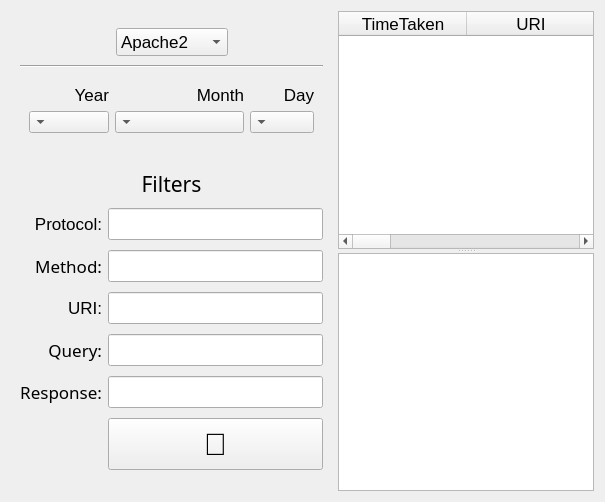
          <widget class="QWidget" name="Speed">
           <attribute name="icon">
            <iconset resource="resources/resources.qrc">
             <normaloff>:/icons/icons/speed_off.png</normaloff>
             <normalon>:/icons/icons/speed_on.png</normalon>:/icons/icons/speed_off.png</iconset>
           </attribute>
           <attribute name="title">
            <string notr="true"/>
           </attribute>
           <attribute name="toolTip">
            <string>View the Time Taken to serve the content for a specific request</string>
           </attribute>
           <layout class="QGridLayout" name="gridLayout_19">
            <item row="0" column="0">
             <widget class="QFrame" name="frame_10">
              <property name="sizePolicy">
               <sizepolicy hsizetype="Fixed" vsizetype="Fixed">
                <horstretch>0</horstretch>
                <verstretch>0</verstretch>
               </sizepolicy>
              </property>
              <property name="minimumSize">
               <size>
                <width>321</width>
                <height>0</height>
               </size>
              </property>
              <property name="maximumSize">
               <size>
                <width>0</width>
                <height>140</height>
               </size>
              </property>
              <layout class="QGridLayout" name="gridLayout_15">
               <item row="1" column="2">
                <spacer name="horizontalSpacer_12">
                 <property name="orientation">
                  <enum>Qt::Horizontal</enum>
                 </property>
                 <property name="sizeHint" stdset="0">
                  <size>
                   <width>40</width>
                   <height>20</height>
                  </size>
                 </property>
                </spacer>
               </item>
               <item row="1" column="1">
                <widget class="QComboBox" name="box_StatsSpeed_WebServer">
                 <property name="minimumSize">
                  <size>
                   <width>112</width>
                   <height>0</height>
                  </size>
                 </property>
                 <property name="maximumSize">
                  <size>
                   <width>112</width>
                   <height>32</height>
                  </size>
                 </property>
                 <property name="font">
                  <font>
                   <pointsize>13</pointsize>
                  </font>
                 </property>
                 <property name="toolTip">
                  <string>Select a Web Server</string>
                 </property>
                 <property name="sizeAdjustPolicy">
                  <enum>QComboBox::AdjustToContents</enum>
                 </property>
                 <item>
                  <property name="text">
                   <string notr="true">Apache2</string>
                  </property>
                 </item>
                 <item>
                  <property name="text">
                   <string notr="true">Nginx</string>
                  </property>
                 </item>
                 <item>
                  <property name="text">
                   <string notr="true">IIS</string>
                  </property>
                 </item>
                </widget>
               </item>
               <item row="2" column="0" colspan="3">
                <widget class="Line" name="line_4">
                 <property name="minimumSize">
                  <size>
                   <width>0</width>
                   <height>8</height>
                  </size>
                 </property>
                 <property name="orientation">
                  <enum>Qt::Horizontal</enum>
                 </property>
                </widget>
               </item>
               <item row="0" column="0" colspan="3">
                <spacer name="verticalSpacer_5">
                 <property name="orientation">
                  <enum>Qt::Vertical</enum>
                 </property>
                 <property name="sizeType">
                  <enum>QSizePolicy::Fixed</enum>
                 </property>
                 <property name="sizeHint" stdset="0">
                  <size>
                   <width>298</width>
                   <height>8</height>
                  </size>
                 </property>
                </spacer>
               </item>
               <item row="1" column="0">
                <spacer name="horizontalSpacer_11">
                 <property name="orientation">
                  <enum>Qt::Horizontal</enum>
                 </property>
                 <property name="sizeHint" stdset="0">
                  <size>
                   <width>40</width>
                   <height>20</height>
                  </size>
                 </property>
                </spacer>
               </item>
               <item row="3" column="0" colspan="3">
                <widget class="QFrame" name="frame_12">
                 <layout class="QGridLayout" name="gridLayout_16">
                  <item row="2" column="2">
                   <widget class="QComboBox" name="box_StatsSpeed_Day">
                    <property name="maximumSize">
                     <size>
                      <width>64</width>
                      <height>32</height>
                     </size>
                    </property>
                    <property name="font">
                     <font>
                      <pointsize>13</pointsize>
                     </font>
                    </property>
                    <property name="layoutDirection">
                     <enum>Qt::RightToLeft</enum>
                    </property>
                   </widget>
                  </item>
                  <item row="2" column="0">
                   <widget class="QComboBox" name="box_StatsSpeed_Year">
                    <property name="maximumSize">
                     <size>
                      <width>80</width>
                      <height>32</height>
                     </size>
                    </property>
                    <property name="font">
                     <font>
                      <pointsize>13</pointsize>
                     </font>
                    </property>
                    <property name="layoutDirection">
                     <enum>Qt::RightToLeft</enum>
                    </property>
                   </widget>
                  </item>
                  <item row="2" column="1">
                   <widget class="QComboBox" name="box_StatsSpeed_Month">
                    <property name="maximumSize">
                     <size>
                      <width>16777215</width>
                      <height>32</height>
                     </size>
                    </property>
                    <property name="font">
                     <font>
                      <pointsize>13</pointsize>
                     </font>
                    </property>
                    <property name="layoutDirection">
                     <enum>Qt::RightToLeft</enum>
                    </property>
                   </widget>
                  </item>
                  <item row="1" column="0">
                   <widget class="QLabel" name="label_StatsSpeed_Year">
                    <property name="font">
                     <font>
                      <pointsize>13</pointsize>
                     </font>
                    </property>
                    <property name="text">
                     <string>Year</string>
                    </property>
                    <property name="alignment">
                     <set>Qt::AlignRight|Qt::AlignTrailing|Qt::AlignVCenter</set>
                    </property>
                   </widget>
                  </item>
                  <item row="1" column="1">
                   <widget class="QLabel" name="label_StatsSpeed_Month">
                    <property name="font">
                     <font>
                      <pointsize>13</pointsize>
                     </font>
                    </property>
                    <property name="text">
                     <string>Month</string>
                    </property>
                    <property name="alignment">
                     <set>Qt::AlignRight|Qt::AlignTrailing|Qt::AlignVCenter</set>
                    </property>
                   </widget>
                  </item>
                  <item row="1" column="2">
                   <widget class="QLabel" name="label_StatsSpeed_Day">
                    <property name="font">
                     <font>
                      <pointsize>13</pointsize>
                     </font>
                    </property>
                    <property name="text">
                     <string>Day</string>
                    </property>
                    <property name="alignment">
                     <set>Qt::AlignRight|Qt::AlignTrailing|Qt::AlignVCenter</set>
                    </property>
                   </widget>
                  </item>
                 </layout>
                </widget>
               </item>
              </layout>
             </widget>
            </item>
            <item row="0" column="1" rowspan="3">
             <widget class="QSplitter" name="splitter">
              <property name="orientation">
               <enum>Qt::Vertical</enum>
              </property>
              <widget class="QTableWidget" name="table_StatsSpeed_Fields">
               <property name="font">
                <font>
                 <pointsize>13</pointsize>
                </font>
               </property>
               <property name="editTriggers">
                <set>QAbstractItemView::NoEditTriggers</set>
               </property>
               <property name="showDropIndicator" stdset="0">
                <bool>false</bool>
               </property>
               <property name="dragDropOverwriteMode">
                <bool>false</bool>
               </property>
               <property name="sortingEnabled">
                <bool>true</bool>
               </property>
               <attribute name="horizontalHeaderMinimumSectionSize">
                <number>64</number>
               </attribute>
               <attribute name="horizontalHeaderDefaultSectionSize">
                <number>128</number>
               </attribute>
               <column>
                <property name="text">
                 <string>TimeTaken</string>
                </property>
                <property name="toolTip">
                 <string>Time taken by the server to serve the content, in milliseconds </string>
                </property>
               </column>
               <column>
                <property name="text">
                 <string>URI</string>
                </property>
                <property name="toolTip">
                 <string>Query carried along with the requested URI</string>
                </property>
               </column>
               <column>
                <property name="text">
                 <string>Query</string>
                </property>
                <property name="toolTip">
                 <string>Query carried along with the requested URI</string>
                </property>
               </column>
               <column>
                <property name="text">
                 <string>Method</string>
                </property>
                <property name="toolTip">
                 <string>Method of the request</string>
                </property>
               </column>
               <column>
                <property name="text">
                 <string>Protocol</string>
                </property>
                <property name="toolTip">
                 <string>Protocol of the request</string>
                </property>
               </column>
               <column>
                <property name="text">
                 <string>Response code</string>
                </property>
                <property name="toolTip">
                 <string>Response code from the server</string>
                </property>
               </column>
              </widget>
              <widget class="QChartView" name="chart_SatsSpeed"/>
             </widget>
            </item>
            <item row="1" column="0">
             <widget class="QFrame" name="frame_7">
              <property name="sizePolicy">
               <sizepolicy hsizetype="Fixed" vsizetype="Fixed">
                <horstretch>0</horstretch>
                <verstretch>0</verstretch>
               </sizepolicy>
              </property>
              <property name="minimumSize">
               <size>
                <width>0</width>
                <height>328</height>
               </size>
              </property>
              <property name="maximumSize">
               <size>
                <width>321</width>
                <height>16777215</height>
               </size>
              </property>
              <layout class="QGridLayout" name="gridLayout_20">
               <item row="4" column="1">
                <widget class="QLineEdit" name="inLine_StatsSpeed_Query">
                 <property name="maximumSize">
                  <size>
                   <width>16777215</width>
                   <height>32</height>
                  </size>
                 </property>
                 <property name="font">
                  <font>
                   <pointsize>13</pointsize>
                  </font>
                 </property>
                 <property name="toolTip">
                  <string>Filter out field values not starting with this string</string>
                 </property>
                 <property name="text">
                  <string/>
                 </property>
                </widget>
               </item>
               <item row="1" column="1">
                <widget class="QLineEdit" name="inLine_StatsSpeed_Protocol">
                 <property name="maximumSize">
                  <size>
                   <width>16777215</width>
                   <height>32</height>
                  </size>
                 </property>
                 <property name="font">
                  <font>
                   <pointsize>13</pointsize>
                  </font>
                 </property>
                 <property name="toolTip">
                  <string>Filter out field values not starting with this string</string>
                 </property>
                </widget>
               </item>
               <item row="1" column="0">
                <widget class="QLabel" name="label_StatsSpeed_Protocol">
                 <property name="font">
                  <font>
                   <pointsize>13</pointsize>
                  </font>
                 </property>
                 <property name="text">
                  <string>Protocol:</string>
                 </property>
                 <property name="alignment">
                  <set>Qt::AlignRight|Qt::AlignTrailing|Qt::AlignVCenter</set>
                 </property>
                </widget>
               </item>
               <item row="2" column="0">
                <widget class="QLabel" name="label_StatsSpeed_Method">
                 <property name="font">
                  <font>
                   <family>Noto Sans</family>
                   <pointsize>13</pointsize>
                  </font>
                 </property>
                 <property name="text">
                  <string>Method:</string>
                 </property>
                 <property name="alignment">
                  <set>Qt::AlignRight|Qt::AlignTrailing|Qt::AlignVCenter</set>
                 </property>
                </widget>
               </item>
               <item row="5" column="1">
                <widget class="QLineEdit" name="inLine_StatsSpeed_Response">
                 <property name="maximumSize">
                  <size>
                   <width>16777215</width>
                   <height>32</height>
                  </size>
                 </property>
                 <property name="font">
                  <font>
                   <pointsize>13</pointsize>
                  </font>
                 </property>
                 <property name="toolTip">
                  <string>Filter out field values not starting with this string</string>
                 </property>
                 <property name="text">
                  <string/>
                 </property>
                </widget>
               </item>
               <item row="3" column="1">
                <widget class="QLineEdit" name="inLine_StatsSpeed_Uri">
                 <property name="maximumSize">
                  <size>
                   <width>16777215</width>
                   <height>32</height>
                  </size>
                 </property>
                 <property name="font">
                  <font>
                   <pointsize>13</pointsize>
                  </font>
                 </property>
                 <property name="toolTip">
                  <string>Filter out field values not starting with this string</string>
                 </property>
                </widget>
               </item>
               <item row="5" column="0">
                <widget class="QLabel" name="label_StatsSpeed_Response">
                 <property name="font">
                  <font>
                   <family>Noto Sans</family>
                   <pointsize>13</pointsize>
                  </font>
                 </property>
                 <property name="text">
                  <string>Response:</string>
                 </property>
                 <property name="alignment">
                  <set>Qt::AlignRight|Qt::AlignTrailing|Qt::AlignVCenter</set>
                 </property>
                </widget>
               </item>
               <item row="4" column="0">
                <widget class="QLabel" name="label_StatsSpeed_Query">
                 <property name="font">
                  <font>
                   <family>Noto Sans</family>
                   <pointsize>13</pointsize>
                  </font>
                 </property>
                 <property name="text">
                  <string>Query:</string>
                 </property>
                 <property name="alignment">
                  <set>Qt::AlignRight|Qt::AlignTrailing|Qt::AlignVCenter</set>
                 </property>
                </widget>
               </item>
               <item row="2" column="1">
                <widget class="QLineEdit" name="inLine_StatsSpeed_Method">
                 <property name="maximumSize">
                  <size>
                   <width>16777215</width>
                   <height>32</height>
                  </size>
                 </property>
                 <property name="font">
                  <font>
                   <pointsize>13</pointsize>
                  </font>
                 </property>
                 <property name="toolTip">
                  <string>Filter out field values not starting with this string</string>
                 </property>
                 <property name="text">
                  <string/>
                 </property>
                </widget>
               </item>
               <item row="3" column="0">
                <widget class="QLabel" name="label_StatsSpeed_Uri">
                 <property name="font">
                  <font>
                   <pointsize>13</pointsize>
                  </font>
                 </property>
                 <property name="text">
                  <string>URI:</string>
                 </property>
                 <property name="alignment">
                  <set>Qt::AlignRight|Qt::AlignTrailing|Qt::AlignVCenter</set>
                 </property>
                </widget>
               </item>
               <item row="6" column="1">
                <widget class="QPushButton" name="button_StatsSpeed_Draw">
                 <property name="sizePolicy">
                  <sizepolicy hsizetype="Minimum" vsizetype="Expanding">
                   <horstretch>0</horstretch>
                   <verstretch>0</verstretch>
                  </sizepolicy>
                 </property>
                 <property name="minimumSize">
                  <size>
                   <width>0</width>
                   <height>32</height>
                  </size>
                 </property>
                 <property name="maximumSize">
                  <size>
                   <width>16777215</width>
                   <height>52</height>
                  </size>
                 </property>
                 <property name="font">
                  <font>
                   <pointsize>23</pointsize>
                  </font>
                 </property>
                 <property name="text">
                  <string></string>
                 </property>
                </widget>
               </item>
               <item row="0" column="0" colspan="2">
                <widget class="QLabel" name="label_StatsSpeed_Filters">
                 <property name="maximumSize">
                  <size>
                   <width>16777215</width>
                   <height>28</height>
                  </size>
                 </property>
                 <property name="font">
                  <font>
                   <family>Noto Sans</family>
                   <pointsize>16</pointsize>
                  </font>
                 </property>
                 <property name="text">
                  <string>Filters</string>
                 </property>
                 <property name="alignment">
                  <set>Qt::AlignCenter</set>
                 </property>
                </widget>
               </item>
              </layout>
             </widget>
            </item>
           </layout>
          </widget>
